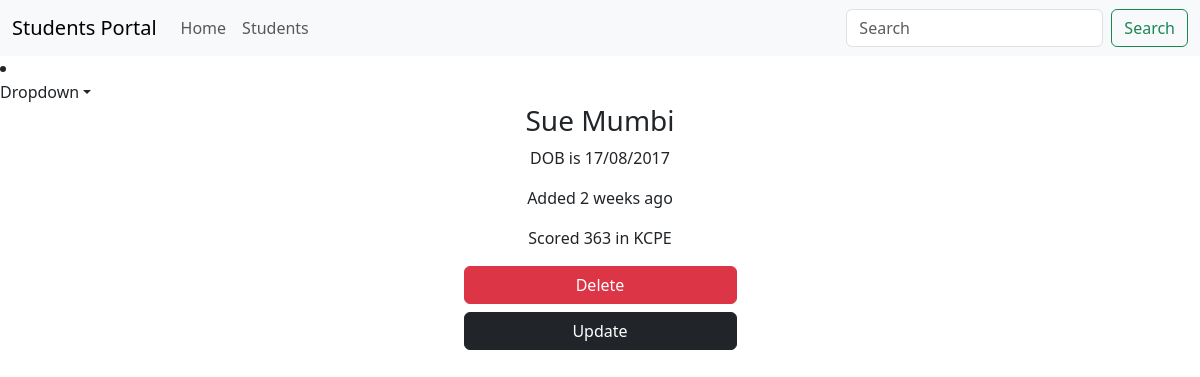
The page /details/1. (signed in) on the database its author committed.
### main_app/models.py (models this page shows, shortened)
class Student(models.Model):
    first_name = models.CharField(max_length=25)
    last_name = models.CharField(max_length=25)
    dob = models.DateField()
    email = models.EmailField(unique=True)
    weight = models.DecimalField(max_digits=5, decimal_places=2)
    is_sporty = models.BooleanField(default=False)
    kcpe_score = models.IntegerField()
    profile_pic = models.ImageField(upload_to='generate_unique_name', null=True, default="/media/students/student.png")
    created_at = models.DateTimeField(auto_now_add=True)
    updated_at = models.DateTimeField(auto_now=True)

### main_app/views.py (the view)
# urls.py: path('details/<int:id>.', views.show_details, name="details"),
@login_required
def show_details(request, id):
    student = Student.objects.get(pk=id)  # SELECT * FROM students WHERE id=1
    return render(request, 'details.html', {'student': student})

### templates/details.html (shortened to what this page needs)
{% extends 'base.html' %}
{% load humanize %}
{% block content %}
    {% include 'navbar.html' %}
<div class="container">
    <div class="row justify-content-center">
        <div class="col-sm-6 text-center">
            <h3>{{ student.first_name | capfirst}} {{ student.last_name | capfirst}}</h3>
            <p>DOB is {{ student.dob | date:'d/m/Y' }}</p>
            <p>Added {{ student.created_at | naturaltime }}</p>
            <p>Scored {{ student.kcpe_score }} in KCPE</p>
            {% if perms.main_app.delete_student %}
                <a href="{% url 'delete' student.id %}" class="btn btn-danger w-50">Delete</a>
            {% endif %}
                {% if perms.main_app.change_student %}
                    <a href="{% url 'update' student.id %}" class="btn btn-dark mt-2 w-50">Update</a>
                {% endif %}
        </div>
    </div>
</div>
{% endblock %}

### rows shown on the page
Student: first_name "Sue", last_name "Mumbi", dob "17/08/2017", created_at "2 weeks ago", kcpe_score "363"
